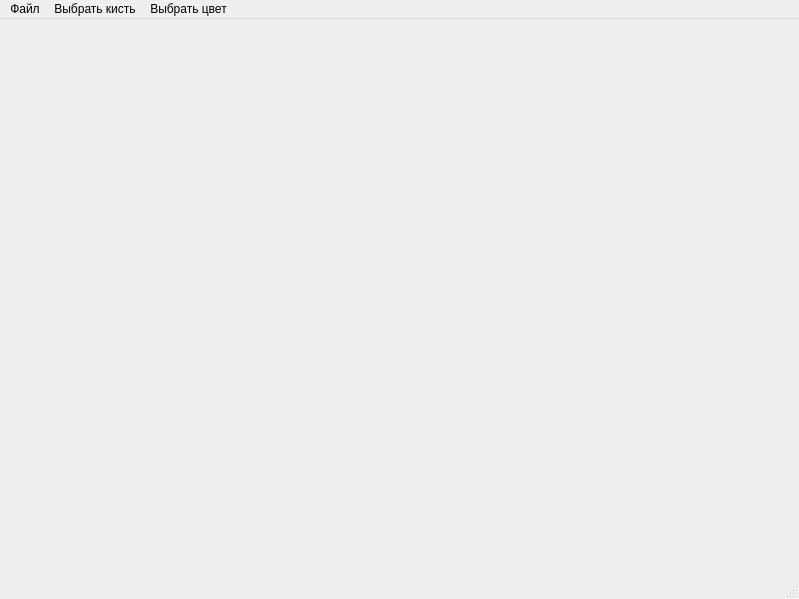
<?xml version="1.0" encoding="UTF-8"?>
<ui version="4.0">
 <class>MainWindow</class>
 <widget class="QMainWindow" name="MainWindow">
  <property name="geometry">
   <rect>
    <x>0</x>
    <y>0</y>
    <width>799</width>
    <height>599</height>
   </rect>
  </property>
  <property name="contextMenuPolicy">
   <enum>Qt::DefaultContextMenu</enum>
  </property>
  <property name="windowTitle">
   <string>MainWindow</string>
  </property>
  <widget class="QWidget" name="centralwidget">
   <widget class="QLabel" name="DrawZone">
    <property name="geometry">
     <rect>
      <x>40</x>
      <y>30</y>
      <width>512</width>
      <height>512</height>
     </rect>
    </property>
    <property name="mouseTracking">
     <bool>true</bool>
    </property>
    <property name="frameShape">
     <enum>QFrame::NoFrame</enum>
    </property>
    <property name="text">
     <string/>
    </property>
    <property name="alignment">
     <set>Qt::AlignCenter</set>
    </property>
   </widget>
  </widget>
  <widget class="QMenuBar" name="menubar">
   <property name="geometry">
    <rect>
     <x>0</x>
     <y>0</y>
     <width>799</width>
     <height>21</height>
    </rect>
   </property>
   <widget class="QMenu" name="FileMenu">
    <property name="title">
     <string>Файл</string>
    </property>
    <addaction name="FileAction"/>
    <addaction name="OpenAction"/>
    <addaction name="SaveAction"/>
    <addaction name="separator"/>
    <addaction name="CloseAction"/>
    <addaction name="Exit"/>
   </widget>
   <widget class="QMenu" name="BrushMenu">
    <property name="title">
     <string>Выбрать кисть</string>
    </property>
    <widget class="QMenu" name="Brush">
     <property name="title">
      <string>Кисть</string>
     </property>
     <addaction name="BrushSize0"/>
     <addaction name="BrushSize1"/>
     <addaction name="BrushSize2"/>
     <addaction name="BrushSize3"/>
     <addaction name="BrushSize4"/>
    </widget>
    <addaction name="Brush"/>
   </widget>
   <widget class="QMenu" name="ColorMenu">
    <property name="title">
     <string>Выбрать цвет</string>
    </property>
    <addaction name="WhiteColor"/>
    <addaction name="BlackColor"/>
    <addaction name="RedColor"/>
    <addaction name="BlueColor"/>
    <addaction name="GreenColor"/>
    <addaction name="separator"/>
    <addaction name="InputColor"/>
   </widget>
   <addaction name="FileMenu"/>
   <addaction name="BrushMenu"/>
   <addaction name="ColorMenu"/>
  </widget>
  <widget class="QStatusBar" name="statusbar"/>
  <action name="FileAction">
   <property name="text">
    <string>Создать файл</string>
   </property>
  </action>
  <action name="OpenAction">
   <property name="text">
    <string>Открыть</string>
   </property>
  </action>
  <action name="SaveAction">
   <property name="enabled">
    <bool>false</bool>
   </property>
   <property name="text">
    <string>Сохранить файл</string>
   </property>
  </action>
  <action name="Pencil">
   <property name="text">
    <string>Карандаш</string>
   </property>
  </action>
  <action name="BrushSize0">
   <property name="text">
    <string>Размер 1</string>
   </property>
  </action>
  <action name="BrushSize1">
   <property name="text">
    <string>Размер 2</string>
   </property>
  </action>
  <action name="BrushSize2">
   <property name="text">
    <string>Размер 3</string>
   </property>
  </action>
  <action name="BrushSize3">
   <property name="text">
    <string>Размер 4</string>
   </property>
  </action>
  <action name="BrushSize4">
   <property name="text">
    <string>Размер 5</string>
   </property>
  </action>
  <action name="WhiteColor">
   <property name="text">
    <string>Белый</string>
   </property>
  </action>
  <action name="BlackColor">
   <property name="text">
    <string>Черный</string>
   </property>
  </action>
  <action name="RedColor">
   <property name="text">
    <string>Красный</string>
   </property>
  </action>
  <action name="BlueColor">
   <property name="text">
    <string>Синий</string>
   </property>
  </action>
  <action name="GreenColor">
   <property name="text">
    <string>Зеленый</string>
   </property>
  </action>
  <action name="action_19">
   <property name="text">
    <string>Выход</string>
   </property>
  </action>
  <action name="CloseAction">
   <property name="enabled">
    <bool>false</bool>
   </property>
   <property name="text">
    <string>Закрыть файл</string>
   </property>
  </action>
  <action name="Exit">
   <property name="text">
    <string>Выход</string>
   </property>
  </action>
  <action name="InputColor">
   <property name="text">
    <string>Ввести цвет</string>
   </property>
  </action>
 </widget>
 <resources/>
 <connections/>
</ui>
